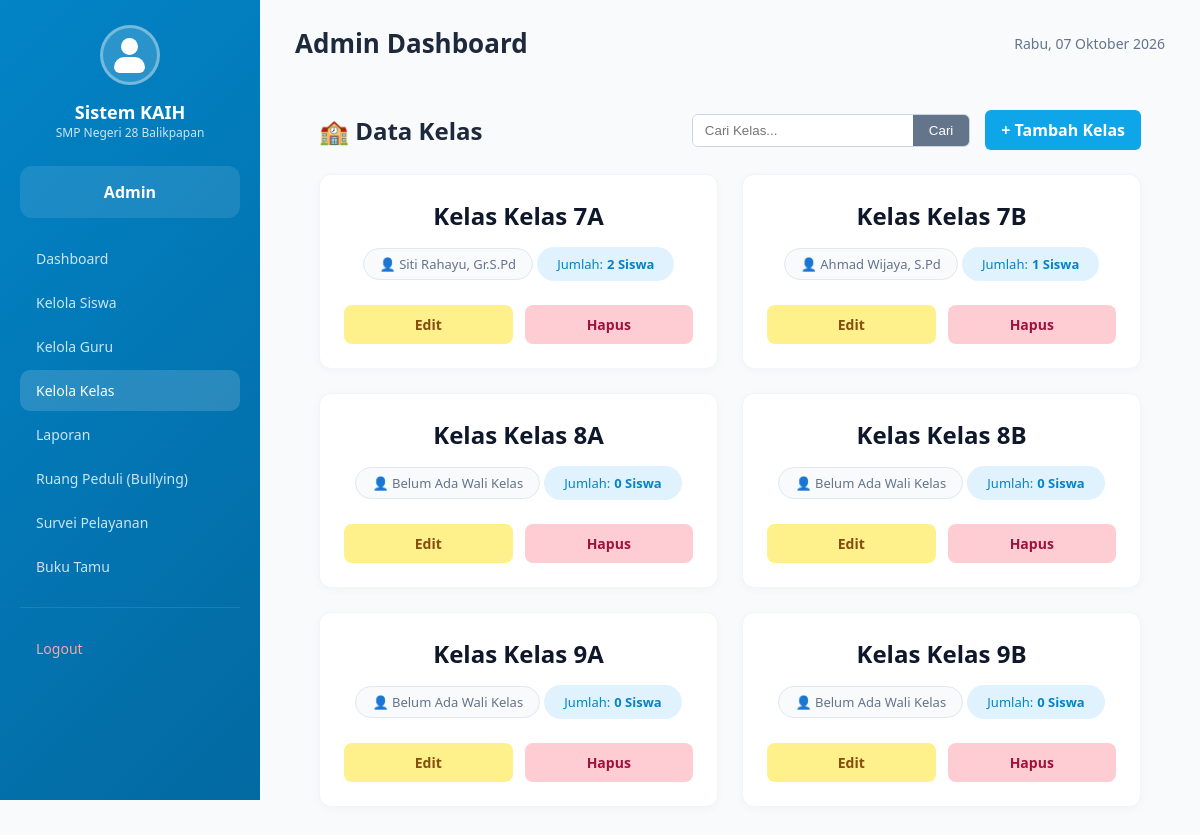
The app's page /aplikasi/admin/kelas.php (signed in) with its own data.
### tables this page shows
CREATE TABLE `kaih_kelas` (
  `id` bigint unsigned NOT NULL AUTO_INCREMENT,
  `nama_kelas` varchar(50) NOT NULL,
  `tingkat` enum('7','8','9') DEFAULT NULL,
  `wali_kelas_id` bigint unsigned DEFAULT NULL,
  `created_at` timestamp NULL DEFAULT NULL,
  `updated_at` timestamp NULL DEFAULT NULL,
  PRIMARY KEY (`id`),
  UNIQUE KEY `unique_nama_kelas` (`nama_kelas`),
  KEY `kaih_kelas_wali_kelas_id_foreign` (`wali_kelas_id`)
);

### aplikasi/admin/kelas.php (the view, shortened to what this page needs)
<?php
require_once '../../config/database.php';
$search = $_GET['search'] ?? '';
$query = "
    SELECT
        k.id,
        k.nama_kelas,
        (SELECT COUNT(*) FROM siswa s WHERE s.kelas = k.nama_kelas) AS jumlah_siswa,
        (SELECT nama_guru FROM guru g WHERE g.kelas = k.nama_kelas LIMIT 1) AS nama_wali
    FROM kaih_kelas k
";
$query .= " ORDER BY k.nama_kelas ASC";
$stmt = $pdo->prepare($query);
$stmt->execute();
$kelas_data = $stmt->fetchAll(PDO::FETCH_ASSOC);
require_once '../includes/header-kaih.php';
?>
<div class="kelas-container">
    <div class="kelas-header">
        <h2>🏫 Data Kelas</h2>
        <div class="header-actions">
            <form method="GET" action="" class="search-box">
                <input type="text" name="search" placeholder="Cari Kelas..." value="<?php echo htmlspecialchars($search); ?>">
                <button type="submit">Cari</button>
            </form>
            <a href="tambah_kelas.php" class="btn-tambah">+ Tambah Kelas</a>
        </div>
    </div>
    <div class="kelas-grid">
        <?php if (count($kelas_data) > 0): ?>
            <?php foreach ($kelas_data as $row): ?>
                <div class="kelas-card" data-href="siswa.php?q=<?php echo urlencode($row['nama_kelas']); ?>">
                    <h3>Kelas <?php echo htmlspecialchars($row['nama_kelas']); ?></h3>
                    <div class="wali-kelas">
                        👤 <?php echo !empty($row['nama_wali']) ? htmlspecialchars($row['nama_wali']) : 'Belum Ada Wali Kelas'; ?>
                    </div>
                    <div class="badge-siswa" title="Lihat daftar siswa kelas <?php echo htmlspecialchars($row['nama_kelas']); ?>">
                        Jumlah: <strong><?php echo $row['jumlah_siswa']; ?> Siswa</strong>
                    </div>
                    <div class="card-actions">
                        <a href="edit_kelas.php?id=<?php echo $row['id']; ?>" class="btn-edit">Edit</a>
                        <a href="hapus_kelas.php?id=<?php echo $row['id']; ?>" class="btn-hapus" onclick="return confirm('Yakin ingin menghapus kelas ini?');">Hapus</a>
                    </div>
                </div>
            <?php endforeach; ?>
        <?php else: ?>
            <div style="grid-column: 1 / -1; text-align: center; padding: 40px; color: #64748b; background: #fff; border-radius: 12px;">
                Belum ada data kelas yang ditambahkan atau tidak ada hasil pencarian.
            </div>
        <?php endif; ?>
    </div>
</div>

### aplikasi/includes/header-kaih.php (style rules this page uses)
* { margin: 0; padding: 0; box-sizing: border-box; }
body { font-family: 'Segoe UI', Tahoma, Geneva, Verdana, sans-serif; background: #f1f5f9; min-height: 100vh; }

### aplikasi/admin/kelas.php (style rules this page uses)
body { background-color: #f8fafc; }
.kelas-container { padding: 24px; width: 100%; max-width: 1200px; margin: 0 auto; box-sizing: border-box; }
.kelas-header { display: flex; justify-content: space-between; align-items: center; margin-bottom: 24px; width: 100%; }
.kelas-header h2 { margin: 0; font-size: 24px; color: #1e293b; display: flex; align-items: center; gap: 10px; }
.header-actions { display: flex; align-items: center; gap: 15px; }
.search-box { display: flex; border: 1px solid #cbd5e1; border-radius: 6px; overflow: hidden; background: #fff; }
.search-box input { padding: 8px 12px; border: none; outline: none; width: 220px; }
.search-box button { background: #64748b; color: white; border: none; padding: 8px 16px; cursor: pointer; }
.btn-tambah { background: #0ea5e9; color: white; text-decoration: none; padding: 9px 16px; border-radius: 6px; font-weight: 600; display: flex; align-items: center; gap: 6px; white-space: nowrap; }
.kelas-grid { display: grid; grid-template-columns: repeat(auto-fill, minmax(280px, 1fr)); gap: 24px; }
.kelas-card { background: #ffffff; border-radius: 12px; padding: 24px; text-align: center; box-shadow: 0 2px 10px rgba(0, 0, 0, 0.03); border: 1px solid #f1f5f9; transition: transform 0.2s ease, box-shadow 0.2s ease; cursor: pointer; position: relative; }
.kelas-card h3 { margin: 0 0 15px 0; font-size: 24px; color: #0f172a; font-weight: 700; }
.wali-kelas { display: inline-flex; align-items: center; justify-content: center; gap: 8px; background: #f8fafc; padding: 6px 16px; border-radius: 20px; font-size: 13px; color: #64748b; margin-bottom: 20px; border: 1px solid #e2e8f0; width: fit-content; margin-left: auto; margin-right: auto; }
.badge-siswa { display: inline-flex; align-items: center; justify-content: center; background-color: #e0f2fe; color: #0284c7; padding: 8px 20px; border-radius: 20px; font-size: 13px; font-weight: 500; margin-bottom: 24px; }
.badge-siswa strong { margin-left: 4px; font-weight: 700; }
.card-actions { display: flex; gap: 12px; justify-content: center; }
.btn-edit, .btn-hapus { flex: 1; padding: 10px; border-radius: 8px; text-decoration: none; font-size: 14px; font-weight: 600; text-align: center; border: none; cursor: pointer; transition: background 0.2s; position: relative; z-index: 2; }
.btn-edit { background: #fef08a; color: #854d0e; }
.btn-hapus { background: #fecdd3; color: #9f1239; }

### records on screen
kaih_kelas: nama_kelas "Kelas 7A", nama_wali "Siti Rahayu, Gr.S.Pd", jumlah_siswa "2"
kaih_kelas: nama_kelas "Kelas 7B", nama_wali "Ahmad Wijaya, S.Pd", jumlah_siswa "1"
kaih_kelas: nama_kelas "Kelas 8A", shows "Belum Ada Wali Kelas", jumlah_siswa "0"
kaih_kelas: nama_kelas "Kelas 8B", shows "Belum Ada Wali Kelas", jumlah_siswa "0"
kaih_kelas: nama_kelas "Kelas 9A", shows "Belum Ada Wali Kelas", jumlah_siswa "0"
kaih_kelas: nama_kelas "Kelas 9B", shows "Belum Ada Wali Kelas", jumlah_siswa "0"

### other values on screen
$sidebarLabel "Admin"
$role "Admin"
tanggalIndo() "Rabu, 07 Oktober 2026"
